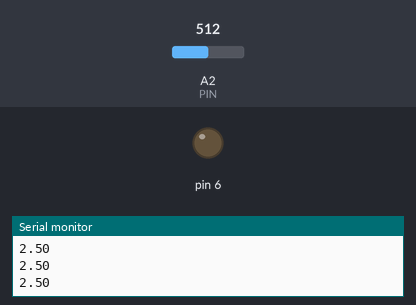
This sketch was run on a simulated Arduino Uno, built with avr-gcc and run on an emulated ATmega328P. Shown: output pins drawn as LEDs (lit = HIGH), the last lines printed to the serial monitor. The test bench sets the inputs (shaded band); at power-on: A2 (PIN) = 512.

Above: at 1.2 s.
1.3 s: A2 (PIN) set to 602
2.8 s: A2 (PIN) set to 622
At 3.9 s:
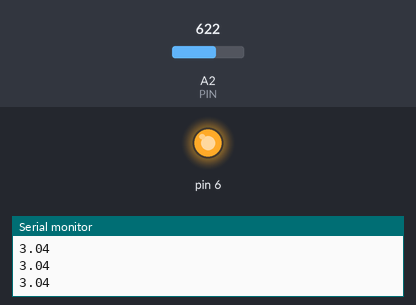
4.3 s: A2 (PIN) set to 511
At 5.0 s:
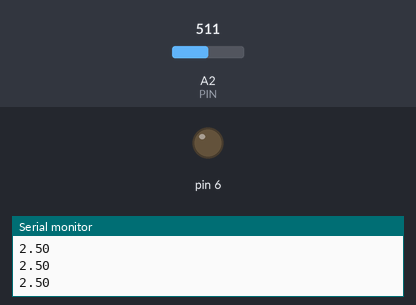
5.8 s: A2 (PIN) set to 716
At 6.3 s:
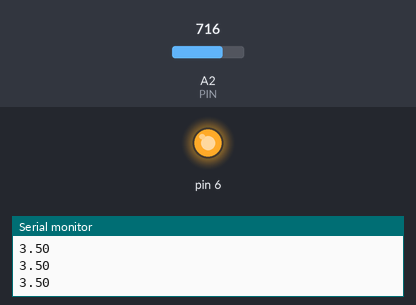
Timing chart, 0 to 8.3 s (numbered marks = the images above; inputs shaded):
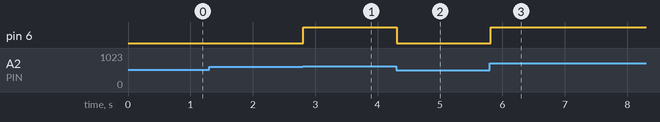

Measured:
- the behaviour switches between 614 and 615 on A2 (PIN) (found by bisection; images 0 and 1)
- after the input at 2.8 s, pin 6: LOW → HIGH at once
- after the input at 4.3 s, pin 6: HIGH → LOW at once
- after the input at 5.8 s, pin 6: LOW → HIGH at once

The sketch:

Lab_5.1.ino
```cpp
#define PHOTODIODE_LIGHT_THRESHOLD 3
#define PIN A2

float getPinVoltage(int pin) {
  return 5 * (float)analogRead(pin) / 1024;
}

bool isLight(int pin) {
  float light = getPinVoltage(pin);
  Serial.println(light); // Use this line to test
  return (light > PHOTODIODE_LIGHT_THRESHOLD);
}

void setup() {
  Serial.begin(9600);
  pinMode(6, OUTPUT);
  pinMode(PIN, INPUT);
}

void loop() {
  if (isLight(PIN)) {
    digitalWrite(6, HIGH);
  } else {
    digitalWrite(6, LOW);
  }
}
```
